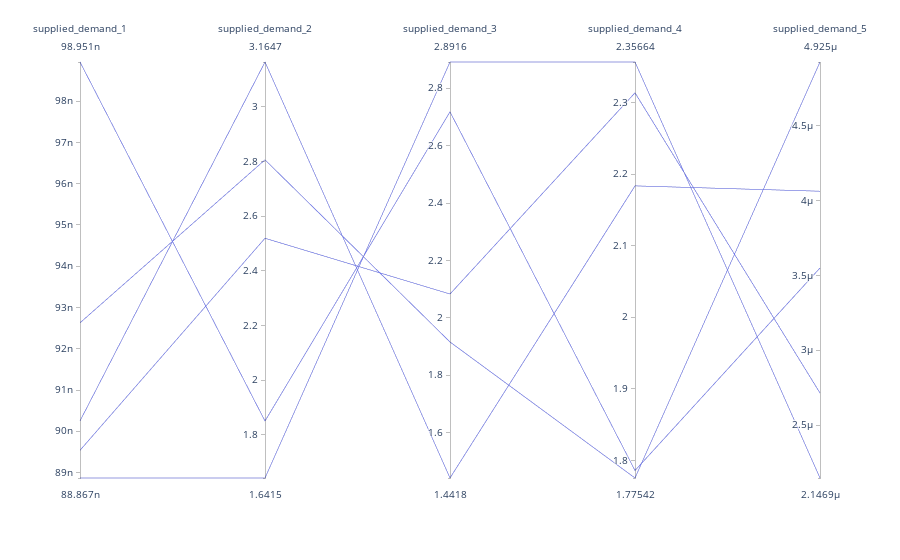

Notebook cell for this chart:
### Code cell
columns = ["supplied_demand_1", "supplied_demand_2", "supplied_demand_3", "supplied_demand_4","supplied_demand_5"]


data = pd.DataFrame({
    "supplied_demand_1": results[columns[0]],
    "supplied_demand_2": results[columns[1]],
    "supplied_demand_3": results[columns[2]],
    "supplied_demand_4": results[columns[3]],
    "supplied_demand_5": results[columns[4]]
})


fig = px.parallel_coordinates(data, dimensions=columns)


fig.show()

### Figure 1 — Plotly figure (JSON) as saved in the notebook; plotly's stock layout.template omitted (floating-point values rounded to 4 significant figures)
{"data": [{"dimensions": [{"label": "supplied_demand_1", "values": [9.263e-08, 9.895e-08, 8.887e-08, 9.025e-08, 8.954e-08]}, {"label": "supplied_demand_2", "values": [2.807, 1.85, 1.641, 3.165, 2.519]}, {"label": "supplied_demand_3", "values": [1.916, 2.718, 2.892, 1.442, 2.083]}, {"label": "supplied_demand_4", "values": [1.775, 1.786, 2.357, 2.184, 2.314]}, {"label": "supplied_demand_5", "values": [4.925e-06, 3.549e-06, 2.147e-06, 4.062e-06, 2.714e-06]}], "domain": {"x": [0, 1], "y": [0, 1]}, "name": "", "type": "parcoords"}], "layout": {"legend": {"tracegroupgap": 0}, "margin": {"t": 60}}}
